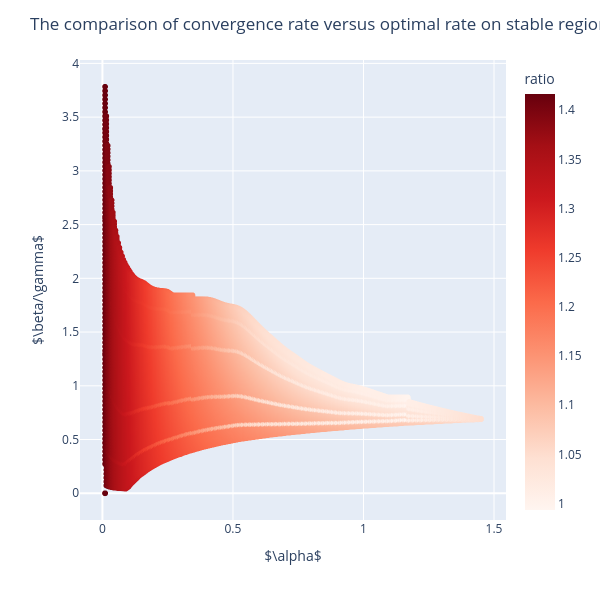

The cell this chart's notebook holds for it:
### Markdown cell above
## 2. Strongly convex smooth non-quadratic objectives
In this section, we plot the stable region $\mathcal{S}_c$ given in Theorem 2. We also compare the convergence rate $\rho_{\vartheta,\psi}$ with accelerated convergence rate $\rho_*^2=1-\sqrt{\mu/L}$ known for the first order methods on smooth convex optimization, and we also consider the EV@R bound $\bar{E}_{1-\zeta}(\vartheta,\psi)$ suggested by the parameters belonging to stable set. We set $\varphi=1$, $\zeta=0.99$, $x\in R^{10}$, $L=1$, and $\mu=0.1$. We suppose that the noise on the gradient estimates are additive Gaussian with 0 mean and has $I_{10}$ as the covariance matrix.

### Code cell
# Import required packages
import numpy as np
import pandas as pd
import plotly.express as px
import plotly.graph_objects as go

# Problem setup
L, mu= 1, 0.1
str_cnvx_regions=sFoms(optim_problem="synthetic_logit",data_std=1,data_size=1,num_of_feat=1)

# Plot the stable region for strongly convex functions with L=1 and mu=0.1
border=str_cnvx_regions.str_cnv_stable_region_frontier(L,mu, vartbins=500, psibins=500)

str_cnvx_stab_reg=go.Figure()
str_cnvx_stab_reg.add_trace(go.Scatter(x=border[:,0],
                                       y=border[:,1],
                                       line=dict(color='firebrick')
                                       ))
str_cnvx_stab_reg.add_trace(go.Scatter(x=border[:,0],
                                       y=border[:,2],
                                       fill='tonexty',
                                       line=dict(color="firebrick")
                                       ))
str_cnvx_stab_reg.update_layout(title="Stable region for strongly convex objectives",
                                xaxis_title=r"$\alpha$",
                                yaxis_title=r"$\beta/\gamma$",
                                width=600,
                                height=600)

# The heatmap for convergence rate comparison on stable region
rate_region=None
for params in border:
    a, psi_min,psi_max = params
    if a>=1e-4:
        for p in np.linspace(psi_min,psi_max,100):
            vartheta = 1 - a * L * (1 - p)
            rate = 1 - np.sqrt(vartheta * a * mu)
            rate/=1-np.sqrt(mu/L)
            if rate_region is None:
                rate_region=np.array([[a, p, rate]])
            else:
                rate_region=np.concatenate((rate_region,np.array([[a,p,rate]])))

rate_region[:,1]=str_cnvx_regions.smoothTriangle(rate_region[:,1],3)
df_heatmap=pd.DataFrame(rate_region, columns=["alpha","psi","ratio"])
rate_heatmap=px.scatter(df_heatmap, x="alpha", y="psi", color="ratio", color_continuous_scale="Reds")
rate_heatmap.update_layout(title="The comparison of convergence rate versus optimal rate on stable region",
                           xaxis_title=r"$\alpha$",
                           yaxis_title=r"$\beta/\gamma$",
                           width=600,
                           height=600)
# Plot the figure
rate_heatmap.show()

### Figure 1 — Plotly figure (JSON) as saved in the notebook; plotly's stock layout.template omitted (floating-point values rounded to 4 significant figures; data arrays with more than 128 entries replaced by an {"elided": "..."} marker saying what was removed)
{"data": [{"hovertemplate": "alpha=%{x}<br>psi=%{y}<br>ratio=%{marker.color}<extra></extra>", "legendgroup": "", "marker": {"color": {"elided": "28800 float values"}, "coloraxis": "coloraxis", "symbol": "circle"}, "mode": "markers", "name": "", "showlegend": false, "type": "scattergl", "x": {"elided": "28800 float values"}, "xaxis": "x", "y": {"elided": "28800 float values"}, "yaxis": "y"}], "layout": {"coloraxis": {"colorbar": {"title": {"text": "ratio"}}, "colorscale": [[0, "rgb(255,245,240)"], [0.125, "rgb(254,224,210)"], [0.25, "rgb(252,187,161)"], [0.375, "rgb(252,146,114)"], [0.5, "rgb(251,106,74)"], [0.625, "rgb(239,59,44)"], [0.75, "rgb(203,24,29)"], [0.875, "rgb(165,15,21)"], [1, "rgb(103,0,13)"]]}, "height": 600, "legend": {"tracegroupgap": 0}, "margin": {"t": 60}, "title": {"text": "The comparison of convergence rate versus optimal rate on stable region"}, "width": 600, "xaxis": {"anchor": "y", "domain": [0, 1], "title": {"text": "$\\alpha$"}}, "yaxis": {"anchor": "x", "domain": [0, 1], "title": {"text": "$\\beta/\\gamma$"}}}}
